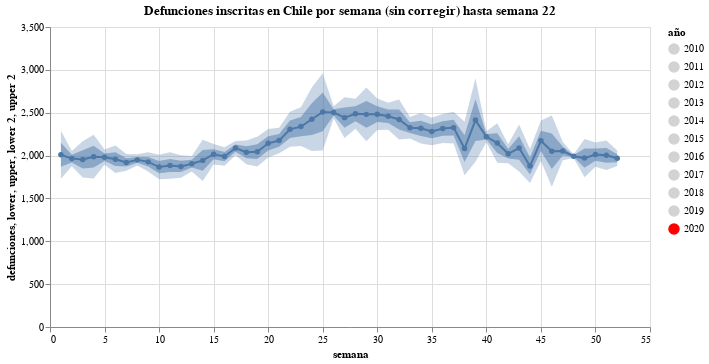

Notebook code cell kept with this figure:
### Code cell
#hide_input
label = alt.selection_single(
    encodings=['x'], # limit selection to x-axis value
    on='mouseover',  # select on mouseover events
    nearest=True,    # select data point nearest the cursor
    empty='none'     # empty selection includes no data points
)

base = alt.Chart(deaths_year_week.reset_index().melt("año", value_name="defunciones")).mark_line(point=True).encode(
    x = alt.X("semana:Q",scale=alt.Scale(domain=(1, 52))),
    y = alt.Y("defunciones", scale=alt.Scale(domain=(0,3500))),
    #size=alt.Size('año:N', legend=None),
    color=alt.Color('año:N', scale=alt.Scale(range=['lightgray','lightgray', 'lightgray', 'lightgray', 'lightgray', 'lightgray', 'lightgray', 'lightgray', 'lightgray', 'lightgray', 'red'], 
                                             domain=["2010", "2011", "2012", "2013", "2014", "2015", "2016", "2017", "2018", "2019", "2020"]))
)

alt.layer(
    base, # base line chart
    
    alt.Chart(expected.reset_index().rename(columns={0:"defunciones"})).mark_line(point=True).encode(
    x = "semana",
    y = "defunciones"
    ),
    
    alt.Chart(df_expected.reset_index()).mark_area(
        opacity=0.5
    ).encode(
        x="semana",
        y="lower:Q",
        y2="upper:Q"
    ),
    
    alt.Chart(df_expected.reset_index()).mark_area(
        opacity=0.3
    ).encode(
        x="semana",
        y="lower 2:Q",
        y2="upper 2:Q"
    ),
    # add a rule mark to serve as a guide line
    alt.Chart().mark_rule(color='#aaa').encode(
        x = alt.X('semana:Q', scale=alt.Scale(domain=(1, 52)), axis=alt.Axis(title='semana'), sort=None)
    ).transform_filter(label),
    
    # add circle marks for selected time points, hide unselected points
    base.mark_circle().encode(
        opacity=alt.condition(label, alt.value(1), alt.value(0))
    ).add_selection(label),

    # add white stroked text to provide a legible background for labels
    base.mark_text(align='left', dx=5, dy=-5, stroke='white', strokeWidth=2).encode(
        text='defunciones'
    ).transform_filter(label),

    # add text labels for stock prices
    base.mark_text(align='left', dx=5, dy=-5).encode(
        text='defunciones'
    ).transform_filter(label),
    
    data=deaths_year_week.reset_index().melt("año", value_name="defunciones")
).properties(
    title = f'Defunciones inscritas en Chile por semana (sin corregir) hasta semana {current_week-1}',
    width=600
)

### Figure 1 — Vega-Lite specification as saved in the notebook (floating-point values rounded to 4 significant figures; data arrays with more than 128 entries replaced by an {"elided": "..."} marker saying what was removed)
{"config": {"view": {"continuousWidth": 400, "continuousHeight": 300}}, "layer": [{"data": {"name": "data-55d9f920d87ca93000fad97d4e84ea9f"}, "mark": {"type": "line", "point": true}, "encoding": {"color": {"type": "nominal", "field": "año", "scale": {"domain": ["2010", "2011", "2012", "2013", "2014", "2015", "2016", "2017", "2018", "2019", "2020"], "range": ["lightgray", "lightgray", "lightgray", "lightgray", "lightgray", "lightgray", "lightgray", "lightgray", "lightgray", "lightgray", "red"]}}, "x": {"type": "quantitative", "field": "semana", "scale": {"domain": [1, 52]}}, "y": {"type": "quantitative", "field": "defunciones", "scale": {"domain": [0, 3500]}}}}, {"data": {"name": "data-cd5781f3278eafc8abc1891616ef21ff"}, "mark": {"type": "line", "point": true}, "encoding": {"x": {"type": "quantitative", "field": "semana"}, "y": {"type": "quantitative", "field": "defunciones"}}}, {"data": {"name": "data-60fba3aa1a35dbd372704cf340e49488"}, "mark": {"type": "area", "opacity": 0.5}, "encoding": {"x": {"type": "quantitative", "field": "semana"}, "y": {"type": "quantitative", "field": "lower"}, "y2": {"field": "upper"}}}, {"data": {"name": "data-60fba3aa1a35dbd372704cf340e49488"}, "mark": {"type": "area", "opacity": 0.3}, "encoding": {"x": {"type": "quantitative", "field": "semana"}, "y": {"type": "quantitative", "field": "lower 2"}, "y2": {"field": "upper 2"}}}, {"mark": {"type": "rule", "color": "#aaa"}, "encoding": {"x": {"type": "quantitative", "axis": {"title": "semana"}, "field": "semana", "scale": {"domain": [1, 52]}, "sort": null}}, "transform": [{"filter": {"selection": "selector015"}}]}, {"data": {"name": "data-55d9f920d87ca93000fad97d4e84ea9f"}, "mark": "circle", "encoding": {"color": {"type": "nominal", "field": "año", "scale": {"domain": ["2010", "2011", "2012", "2013", "2014", "2015", "2016", "2017", "2018", "2019", "2020"], "range": ["lightgray", "lightgray", "lightgray", "lightgray", "lightgray", "lightgray", "lightgray", "lightgray", "lightgray", "lightgray", "red"]}}, "opacity": {"condition": {"value": 1, "selection": "selector015"}, "value": 0}, "x": {"type": "quantitative", "field": "semana", "scale": {"domain": [1, 52]}}, "y": {"type": "quantitative", "field": "defunciones", "scale": {"domain": [0, 3500]}}}, "selection": {"selector015": {"type": "single", "encodings": ["x"], "on": "mouseover", "nearest": true, "empty": "none"}}}, {"data": {"name": "data-55d9f920d87ca93000fad97d4e84ea9f"}, "mark": {"type": "text", "align": "left", "dx": 5, "dy": -5, "stroke": "white", "strokeWidth": 2}, "encoding": {"color": {"type": "nominal", "field": "año", "scale": {"domain": ["2010", "2011", "2012", "2013", "2014", "2015", "2016", "2017", "2018", "2019", "2020"], "range": ["lightgray", "lightgray", "lightgray", "lightgray", "lightgray", "lightgray", "lightgray", "lightgray", "lightgray", "lightgray", "red"]}}, "text": {"type": "quantitative", "field": "defunciones"}, "x": {"type": "quantitative", "field": "semana", "scale": {"domain": [1, 52]}}, "y": {"type": "quantitative", "field": "defunciones", "scale": {"domain": [0, 3500]}}}, "transform": [{"filter": {"selection": "selector015"}}]}, {"data": {"name": "data-55d9f920d87ca93000fad97d4e84ea9f"}, "mark": {"type": "text", "align": "left", "dx": 5, "dy": -5}, "encoding": {"color": {"type": "nominal", "field": "año", "scale": {"domain": ["2010", "2011", "2012", "2013", "2014", "2015", "2016", "2017", "2018", "2019", "2020"], "range": ["lightgray", "lightgray", "lightgray", "lightgray", "lightgray", "lightgray", "lightgray", "lightgray", "lightgray", "lightgray", "red"]}}, "text": {"type": "quantitative", "field": "defunciones"}, "x": {"type": "quantitative", "field": "semana", "scale": {"domain": [1, 52]}}, "y": {"type": "quantitative", "field": "defunciones", "scale": {"domain": [0, 3500]}}}, "transform": [{"filter": {"selection": "selector015"}}]}], "data": {"name": "data-55d9f920d87ca93000fad97d4e84ea9f"}, "title": "Defunciones inscritas en Chile por semana (sin corregir) hasta semana 22", "width": 600, "$schema": "https://vega.github.io/schema/vega-lite/v4.8.1.json", "datasets": {"data-55d9f920d87ca93000fad97d4e84ea9f": {"elided": "572 records"}, "data-cd5781f3278eafc8abc1891616ef21ff": [{"semana": 1, "defunciones": 2009.0}, {"semana": 2, "defunciones": 1965.0}, {"semana": 3, "defunciones": 1955.0}, {"semana": 4, "defunciones": 1987.0}, {"semana": 5, "defunciones": 1981.0}, {"semana": 6, "defunciones": 1957.0}, {"semana": 7, "defunciones": 1921.0}, {"semana": 8, "defunciones": 1950.0}, {"semana": 9, "defunciones": 1927.0}, {"semana": 10, "defunciones": 1866.0}, {"semana": 11, "defunciones": 1885.0}, {"semana": 12, "defunciones": 1873.0}, {"semana": 13, "defunciones": 1905.0}, {"semana": 14, "defunciones": 1944.0}, {"semana": 15, "defunciones": 2016.0}, {"semana": 16, "defunciones": 1989.0}, {"semana": 17, "defunciones": 2088.0}, {"semana": 18, "defunciones": 2038.0}, {"semana": 19, "defunciones": 2045.0}, {"semana": 20, "defunciones": 2143.0}, {"semana": 21, "defunciones": 2176.0}, {"semana": 22, "defunciones": 2306.0}, {"semana": 23, "defunciones": 2338.0}, {"semana": 24, "defunciones": 2424.0}, {"semana": 25, "defunciones": 2510.0}, {"semana": 26, "defunciones": 2503.0}, {"semana": 27, "defunciones": 2443.0}, {"semana": 28, "defunciones": 2487.0}, {"semana": 29, "defunciones": 2481.0}, {"semana": 30, "defunciones": 2482.0}, {"semana": 31, "defunciones": 2459.0}, {"semana": 32, "defunciones": 2421.0}, {"semana": 33, "defunciones": 2325.0}, {"semana": 34, "defunciones": 2318.0}, {"semana": 35, "defunciones": 2282.0}, {"semana": 36, "defunciones": 2316.0}, {"semana": 37, "defunciones": 2326.0}, {"semana": 38, "defunciones": 2082.0}, {"semana": 39, "defunciones": 2414.0}, {"semana": 40, "defunciones": 2220.0}, {"semana": 41, "defunciones": 2147.0}, {"semana": 42, "defunciones": 2021.0}, {"semana": 43, "defunciones": 2088.0}, {"semana": 44, "defunciones": 1878.0}, {"semana": 45, "defunciones": 2173.0}, {"semana": 46, "defunciones": 2051.0}, {"semana": 47, "defunciones": 2054.0}, {"semana": 48, "defunciones": 1992.0}, {"semana": 49, "defunciones": 1971.0}, {"semana": 50, "defunciones": 2011.0}, {"semana": 51, "defunciones": 2003.0}, {"semana": 52, "defunciones": 1969.0}], "data-60fba3aa1a35dbd372704cf340e49488": [{"semana": 1, "Expected": 2009.0, "lower": 1869.0, "upper": 2149.0, "lower 2": 1729.0, "upper 2": 2289.0}, {"semana": 2, "Expected": 1965.0, "lower": 1920.0, "upper": 2009.0, "lower 2": 1875.0, "upper 2": 2054.0}, {"semana": 3, "Expected": 1955.0, "lower": 1849.0, "upper": 2061.0, "lower 2": 1743.0, "upper 2": 2167.0}, {"semana": 4, "Expected": 1987.0, "lower": 1860.0, "upper": 2114.0, "lower 2": 1733.0, "upper 2": 2242.0}, {"semana": 5, "Expected": 1981.0, "lower": 1936.0, "upper": 2025.0, "lower 2": 1892.0, "upper 2": 2070.0}, {"semana": 6, "Expected": 1957.0, "lower": 1877.0, "upper": 2038.0, "lower 2": 1797.0, "upper 2": 2118.0}, {"semana": 7, "Expected": 1921.0, "lower": 1872.0, "upper": 1969.0, "lower 2": 1823.0, "upper 2": 2018.0}, {"semana": 8, "Expected": 1950.0, "lower": 1917.0, "upper": 1982.0, "lower 2": 1885.0, "upper 2": 2015.0}, {"semana": 9, "Expected": 1927.0, "lower": 1871.0, "upper": 1982.0, "lower 2": 1816.0, "upper 2": 2038.0}, {"semana": 10, "Expected": 1866.0, "lower": 1795.0, "upper": 1937.0, "lower 2": 1723.0, "upper 2": 2009.0}, {"semana": 11, "Expected": 1885.0, "lower": 1808.0, "upper": 1961.0, "lower 2": 1731.0, "upper 2": 2038.0}, {"semana": 12, "Expected": 1873.0, "lower": 1807.0, "upper": 1938.0, "lower 2": 1742.0, "upper 2": 2004.0}, {"semana": 13, "Expected": 1905.0, "lower": 1860.0, "upper": 1950.0, "lower 2": 1815.0, "upper 2": 1995.0}, {"semana": 14, "Expected": 1944.0, "lower": 1823.0, "upper": 2064.0, "lower 2": 1703.0, "upper 2": 2185.0}, {"semana": 15, "Expected": 2016.0, "lower": 1957.0, "upper": 2075.0, "lower 2": 1897.0, "upper 2": 2134.0}, {"semana": 16, "Expected": 1989.0, "lower": 1935.0, "upper": 2043.0, "lower 2": 1881.0, "upper 2": 2096.0}, {"semana": 17, "Expected": 2088.0, "lower": 2046.0, "upper": 2129.0, "lower 2": 2004.0, "upper 2": 2171.0}, {"semana": 18, "Expected": 2038.0, "lower": 1969.0, "upper": 2108.0, "lower 2": 1900.0, "upper 2": 2177.0}, {"semana": 19, "Expected": 2045.0, "lower": 1959.0, "upper": 2132.0, "lower 2": 1872.0, "upper 2": 2219.0}, {"semana": 20, "Expected": 2143.0, "lower": 2060.0, "upper": 2226.0, "lower 2": 1976.0, "upper 2": 2309.0}, {"semana": 21, "Expected": 2176.0, "lower": 2102.0, "upper": 2250.0, "lower 2": 2027.0, "upper 2": 2325.0}, {"semana": 22, "Expected": 2306.0, "lower": 2204.0, "upper": 2408.0, "lower 2": 2102.0, "upper 2": 2510.0}, {"semana": 23, "Expected": 2338.0, "lower": 2225.0, "upper": 2451.0, "lower 2": 2111.0, "upper 2": 2565.0}, {"semana": 24, "Expected": 2424.0, "lower": 2239.0, "upper": 2610.0, "lower 2": 2053.0, "upper 2": 2795.0}, {"semana": 25, "Expected": 2510.0, "lower": 2284.0, "upper": 2735.0, "lower 2": 2059.0, "upper 2": 2960.0}, {"semana": 26, "Expected": 2503.0, "lower": 2467.0, "upper": 2539.0, "lower 2": 2431.0, "upper 2": 2575.0}, {"semana": 27, "Expected": 2443.0, "lower": 2324.0, "upper": 2562.0, "lower 2": 2205.0, "upper 2": 2681.0}, {"semana": 28, "Expected": 2487.0, "lower": 2400.0, "upper": 2575.0, "lower 2": 2313.0, "upper 2": 2662.0}, {"semana": 29, "Expected": 2481.0, "lower": 2324.0, "upper": 2638.0, "lower 2": 2166.0, "upper 2": 2795.0}, {"semana": 30, "Expected": 2482.0, "lower": 2391.0, "upper": 2574.0, "lower 2": 2299.0, "upper 2": 2666.0}, {"semana": 31, "Expected": 2459.0, "lower": 2381.0, "upper": 2537.0, "lower 2": 2302.0, "upper 2": 2616.0}, {"semana": 32, "Expected": 2421.0, "lower": 2304.0, "upper": 2537.0, "lower 2": 2188.0, "upper 2": 2653.0}, {"semana": 33, "Expected": 2325.0, "lower": 2262.0, "upper": 2388.0, "lower 2": 2200.0, "upper 2": 2450.0}, {"semana": 34, "Expected": 2318.0, "lower": 2229.0, "upper": 2407.0, "lower 2": 2140.0, "upper 2": 2496.0}, {"semana": 35, "Expected": 2282.0, "lower": 2201.0, "upper": 2362.0, "lower 2": 2121.0, "upper 2": 2443.0}, {"semana": 36, "Expected": 2316.0, "lower": 2232.0, "upper": 2401.0, "lower 2": 2147.0, "upper 2": 2485.0}, {"semana": 37, "Expected": 2326.0, "lower": 2234.0, "upper": 2418.0, "lower 2": 2142.0, "upper 2": 2511.0}, {"semana": 38, "Expected": 2082.0, "lower": 1926.0, "upper": 2238.0, "lower 2": 1770.0, "upper 2": 2394.0}, {"semana": 39, "Expected": 2414.0, "lower": 2171.0, "upper": 2658.0, "lower 2": 1927.0, "upper 2": 2901.0}, {"semana": 40, "Expected": 2220.0, "lower": 2188.0, "upper": 2253.0, "lower 2": 2155.0, "upper 2": 2285.0}, {"semana": 41, "Expected": 2147.0, "lower": 2031.0, "upper": 2262.0, "lower 2": 1916.0, "upper 2": 2377.0}, {"semana": 42, "Expected": 2021.0, "lower": 1965.0, "upper": 2077.0, "lower 2": 1909.0, "upper 2": 2132.0}, {"semana": 43, "Expected": 2088.0, "lower": 1951.0, "upper": 2225.0, "lower 2": 1814.0, "upper 2": 2362.0}, {"semana": 44, "Expected": 1878.0, "lower": 1779.0, "upper": 1977.0, "lower 2": 1680.0, "upper 2": 2076.0}, {"semana": 45, "Expected": 2173.0, "lower": 2055.0, "upper": 2291.0, "lower 2": 1936.0, "upper 2": 2409.0}, {"semana": 46, "Expected": 2051.0, "lower": 1843.0, "upper": 2259.0, "lower 2": 1636.0, "upper 2": 2467.0}, {"semana": 47, "Expected": 2054.0, "lower": 2000.0, "upper": 2107.0, "lower 2": 1947.0, "upper 2": 2160.0}, {"semana": 48, "Expected": 1992.0, "lower": 1982.0, "upper": 2002.0, "lower 2": 1972.0, "upper 2": 2012.0}, {"semana": 49, "Expected": 1971.0, "lower": 1859.0, "upper": 2082.0, "lower 2": 1747.0, "upper 2": 2194.0}, {"semana": 50, "Expected": 2011.0, "lower": 1941.0, "upper": 2082.0, "lower 2": 1870.0, "upper 2": 2152.0}, {"semana": 51, "Expected": 2003.0, "lower": 1918.0, "upper": 2089.0, "lower 2": 1832.0, "upper 2": 2175.0}, {"semana": 52, "Expected": 1969.0, "lower": 1923.0, "upper": 2014.0, "lower 2": 1877.0, "upper 2": 2060.0}]}}
